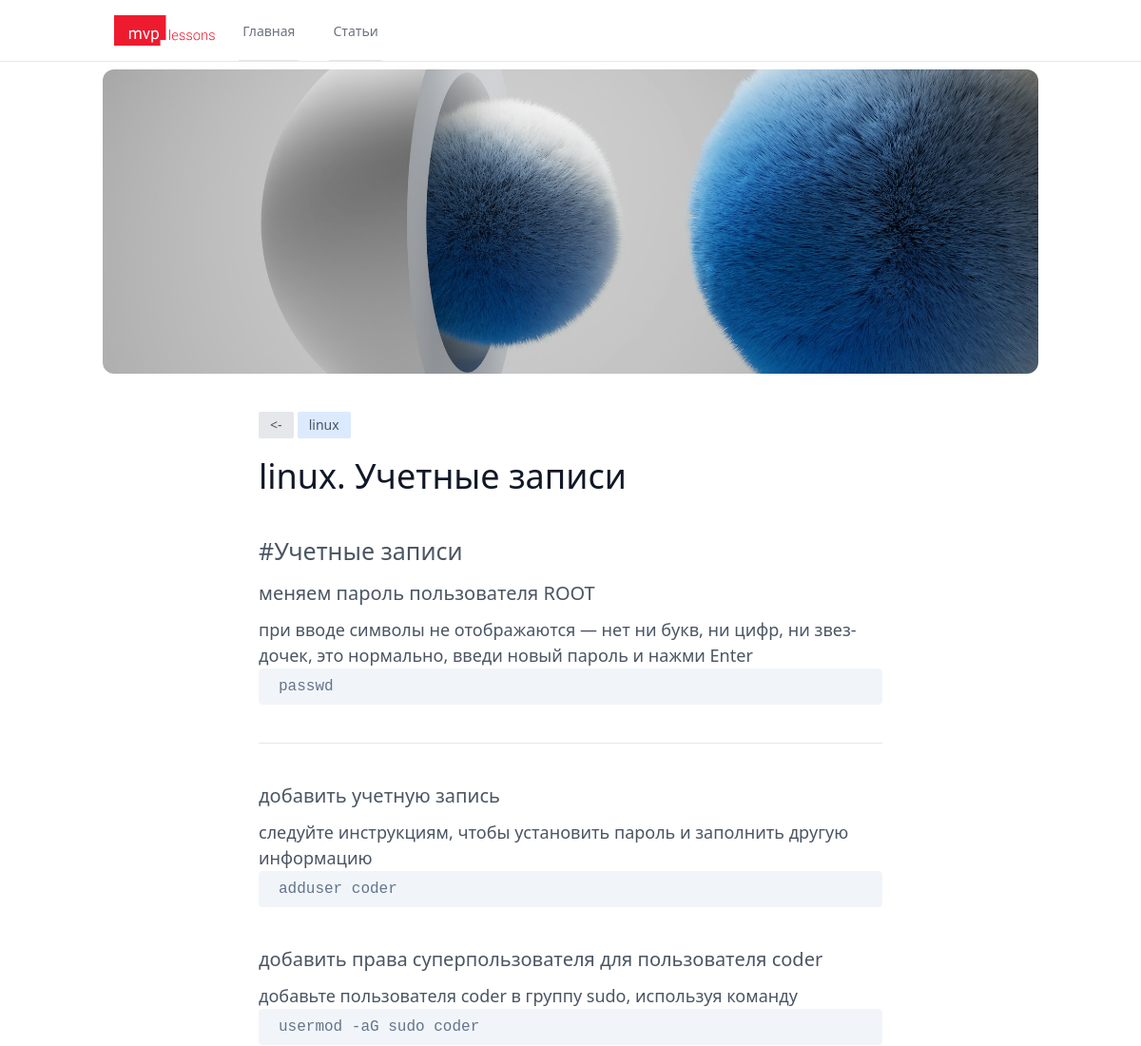
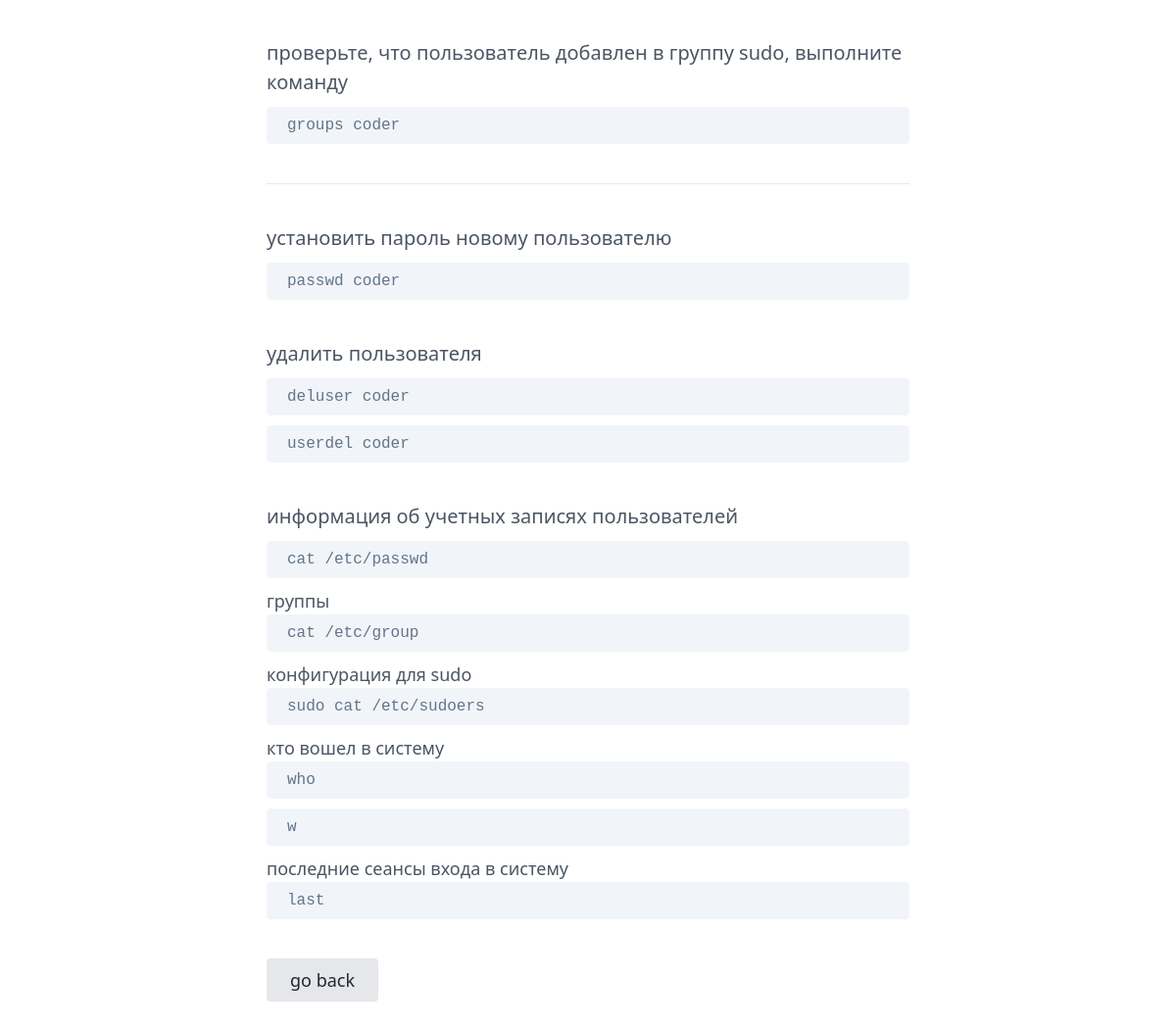
Screenshot of /articles/linux-uchetnye-zapisi with the database file from the repository (2 pictures, top to bottom).
### mvpcode/models.py (models this page shows, shortened)
class Article(models.Model):
    rubric = models.CharField(max_length=255, verbose_name='Рубрика')
    title = models.CharField(max_length=255, verbose_name='Заголовок')
    slug = models.SlugField(max_length=255, unique=True, db_index=True, verbose_name='slug')
    cover_photo = models.ImageField(upload_to='photos/articles/')
    article_head_photo = models.ImageField(upload_to='photos/articles/')
    short = models.TextField(blank=True, verbose_name='Короткое описание')
    text = models.TextField(blank=True, verbose_name='Текст')
    sort = models.CharField(max_length=4, blank=True, verbose_name='Сортировка')
    time_create = models.DateTimeField(auto_now_add=True, verbose_name='Создание')
    time_update = models.DateTimeField(auto_now=True, verbose_name='Обновлено')
    is_published = models.BooleanField(default=True, verbose_name='Опубликован')
    catarticle = models.ForeignKey('Categoryarticle', on_delete=models.PROTECT)
    class Meta:
        verbose_name = 'Статья'
        verbose_name_plural = 'Статьи'
        ordering = ['time_create', 'title']

### mvpcode/views.py (the view)
# urls.py: path('articles/<slug:slug>', ArticlesDetail.as_view(), name='articledetail'),
class ArticlesDetail(DetailView):
    model = Article
    template_name = 'mvpcode/articledetail.html'
    slug_url_kwarg = 'slug'
    context_object_name = 'article'
    def get_context_data(self, **kwargs):
        context = super().get_context_data(**kwargs)
        article = context['article']
        html_text = mark_safe(markdown(article.text))
        context['html_text'] = html_text
        return context

### mvpcode/templatetags/mvpcode_extras.py (called while the page is built)
@register.filter()
def convert_markdown(value):
    return markdown.markdown(value)

### mvpcode/templates/mvpcode/articledetail.html (shortened to what this page needs)
{% extends 'mvpcode/layout.html' %}
{% load mvpcode_extras %}
{% load static %}
{% block content %}
<section class="text-gray-600 body-font mb-20">
  <div class="container mx-auto flex px-5  items-center justify-center flex-col">
    <img class="w-full h-80 mb-10 object-cover object-center rounded-xl" alt="hero"
         src="{{ article.article_head_photo.url }}">
    <div class="text-left lg:w-2/3 w-full">
      <a href="{% url 'articles' %}" class="text-sm inline-block bg-gray-200 hover:bg-gray-100 py-1 px-3 rounded-sm mb-5"><-</a>
      <div class="text-sm inline-block bg-blue-100 py-1 px-3 rounded-sm mb-5">
        {{ article.rubric }}
      </div>
      <h1 class="title-font sm:text-4xl text-3xl mb-10 font-medium text-gray-900">
        {{ article.title }}
      </h1>
        <div class=" mkdocsWrap">
          {{ article.text|convert_markdown|safe }}
        </div>
      <div class="flex justify-start">
        <a href="{% url 'articles' %}" class="inline-flex text-gray-800 bg-gray-200 border-0 py-2 px-6 focus:outline-none hover:bg-gray-100 rounded text-lg">go back</a>
      </div>
    </div>
  </div>
</section>
{% endblock %}

### mvpcode/static/mvpcode/css/main.css (style rules this page uses)
.mkdocsWrap { margin-bottom: 40px; }
.mkdocsWrap hr { margin-top: 10px; margin-bottom: 40px; }
.mkdocsWrap h2 { font-size: 25px; margin-bottom: 10px; }
.mkdocsWrap h3 { font-size: 20px; font-weight: 500; margin-bottom: 10px; }
.mkdocsWrap p { position: relative; margin-bottom: 40px; font-size: 18px; font-weight: 300; }
.mkdocsWrap p code { font-size: 16px; font-weight: 500; display: block; background-color: #f1f5f9; border: 1px solid #f1f5f9; color: #64748b; padding: 6px 20px; border-radius: 4px; margin-bottom: 10px; transition: ease 0.4s; }

### rows the page displays
Article: article_head_photo (picture), rubric "linux", title "linux. Учетные записи", text|convert_markdown "#Учетные записи меняем пароль пользователя ROOT при вво­де сим­волы не отоб­ража­ются — нет ни букв, ни цифр, ни звез­дочек, это нор­маль­но, вве­ди новый пароль и наж­ми Enter passwd добавить учетную запись следуйте инструкциям, чтобы установить пароль и заполнить другую информацию adduser coder добавить права суперпользователя для пользователя coder добавьте пользователя coder в группу sudo, используя команду usermod -aG sudo coder проверьте, что пользователь добавлен в группу sudo, выполните команду groups coder установить пароль новому пользователю passwd coder удалить пользователя deluser coder userdel coder информация об учетных записях пользователей cat /etc/passwd группы cat…"
